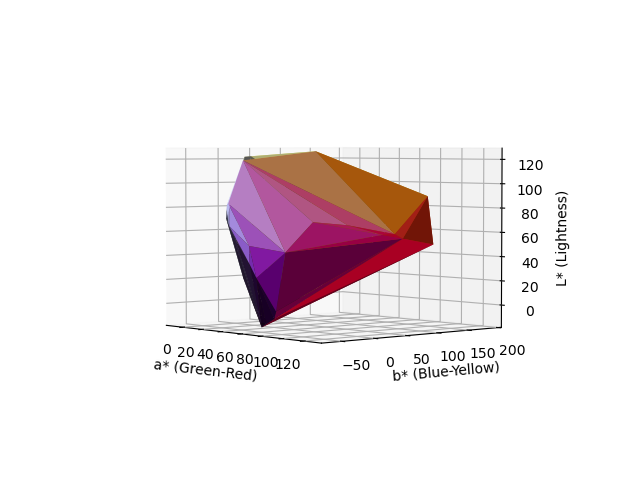

This chart was generated by the following Python code:
import numpy as np
import matplotlib.pyplot as plt
from scipy.spatial import ConvexHull
from skimage import io, color
# Reference point in LAB space (typically the center of the gamut)
REFERENCE_POINT = np.array([50, 0, 0])
# Pre-conditioning transformation function (based on Bala paper)
def preconditioning_transform(lab_points, reference_point=REFERENCE_POINT, alpha=80, gamma=0.5, eps=1e-6):
    # Calculate the Euclidean distance from each LAB point to the reference point
    D = np.linalg.norm(lab_points - reference_point, axis=1)
    D_max = np.max(D)
    # Clamp D values to avoid division by zero
    D = np.maximum(D, eps)
    # Apply the pre-conditioning transform to the distances
    D_prime = D * ((D_max / np.maximum(D_max - D, eps)) ** gamma)
    # Transform the LAB points by scaling the difference vectors
    direction_vectors = (lab_points - reference_point) / D[:, np.newaxis]  # Unit vectors in direction of LAB points
    transformed_points = reference_point + D_prime[:, np.newaxis] * direction_vectors
    return transformed_points
# Inverse transform to bring points back to original LAB space
def inverse_transform(transformed_points, reference_point=REFERENCE_POINT, alpha=80, gamma=0.5, eps=1e-6):
    # Calculate the Euclidean distance from transformed points to the reference point
    D_prime = np.linalg.norm(transformed_points - reference_point, axis=1)
    D_max = np.max(D_prime)
    # Clamp D_prime values to avoid division by zero
    D_prime = np.maximum(D_prime, eps)
    # Apply inverse of the pre-conditioning transform
    D = D_prime / ((D_max / np.maximum(D_max - D_prime, eps)) ** gamma)
    # Transform back to original LAB space
    direction_vectors = (transformed_points - reference_point) / D_prime[:, np.newaxis]
    original_points = reference_point + D[:, np.newaxis] * direction_vectors
    return original_points
# Filter out NaN values
def filter_invalid_points(points):
    # Remove points that contain NaN or Inf values
    valid_mask = np.isfinite(points).all(axis=1)
    return points[valid_mask]
# Convert LAB to spherical coordinates (r, alpha, theta)
def lab_to_spherical(lab_colors, E=REFERENCE_POINT):
    L = lab_colors[:, 0]
    a = lab_colors[:, 1]
    b = lab_colors[:, 2]
    # Spherical coordinates
    r = np.sqrt((L - E[0]) ** 2 + (a - E[1]) ** 2 + (b - E[2]) ** 2)
    alpha = np.arctan2(b - E[2], a - E[1]) * (180 / np.pi)  # Convert radians to degrees
    alpha = alpha % 360
    theta = np.arctan2(L - E[0], np.sqrt((a - E[1]) ** 2 + (b - E[2]) ** 2)) * (180 / np.pi)  # Convert to degrees
    return r, alpha, theta
# Segment maxima method to find the extrema points
def segment_maxima(lab_pixels, n_alpha=1000, n_theta=500, alpha=80, gamma=0.5):
    # Apply preconditioning transform to the LAB points
    transformed_lab = preconditioning_transform(lab_pixels, alpha=alpha, gamma=gamma)
    r, alpha_angles, theta = lab_to_spherical(transformed_lab)
    # Create finer bins for segmentation
    alpha_bins = np.linspace(0, 360, n_alpha)
    theta_bins = np.linspace(-90, 90, n_theta)
    maxima = []
    for i in range(n_alpha - 1):
        for j in range(n_theta - 1):
            # Mask points that fall into the current segment
            mask = (alpha_angles >= alpha_bins[i]) & (alpha_angles < alpha_bins[i + 1]) & \
                   (theta >= theta_bins[j]) & (theta < theta_bins[j + 1])
            segment_points = transformed_lab[mask]
            if len(segment_points) > 0:
                # Find the point with the maximum radius
                r_segment = r[mask]
                max_idx = np.argmax(r_segment)
                maxima.append(segment_points[max_idx])
    maxima = np.array(maxima)
    # Apply inverse transform to bring points back to original LAB space
    maxima_points = inverse_transform(maxima, alpha=alpha, gamma=gamma)
    # Filter out any invalid points (NaN, Inf)
    maxima_points = filter_invalid_points(maxima_points)
    return maxima_points
# Create a convex hull
def create_convex_hull(points):
    if len(points) < 4:
        return None
    hull = ConvexHull(points)
    return hull
# Plot the GBD with colors based on LAB values
def plot_gamut_boundary(hull, points):
    fig = plt.figure()
    ax = fig.add_subplot(111, projection='3d')
    # Convert LAB points to RGB for coloring the segments
    lab_colors = points
    rgb_colors = color.lab2rgb(lab_colors[np.newaxis, :, :]).reshape(-1, 3)
    # Plot the convex hull triangles with color mapping
    for simplex in hull.simplices:
        triangle = points[simplex]
        rgb_triangle = rgb_colors[simplex]
        avg_rgb = np.mean(rgb_triangle, axis=0)  # Average RGB color for the face
        ax.plot_trisurf(triangle[:, 1], triangle[:, 2], triangle[:, 0], color=avg_rgb, shade=True)
    # Set axis labels
    ax.set_xlabel('a* (Green-Red)')
    ax.set_ylabel('b* (Blue-Yellow)')
    ax.set_zlabel('L* (Lightness)')
    plt.show()
# Load image and convert to LAB space
image = io.imread('lena.png')
lab_image = color.rgb2lab(image)
lab_pixels = lab_image.reshape(-1, 3)
# Compute segment maxima points using modified convex hull method with more precise segmentation
maxima_points = segment_maxima(lab_pixels, n_alpha=1000, n_theta=500)  # Increased granularity for smaller triangles
# Create convex hull from maxima points
hull = create_convex_hull(maxima_points)
# Plot the GBD
if hull is not None:
    plot_gamut_boundary(hull, maxima_points)
else:
    print("Not enough points for a valid convex hull")
